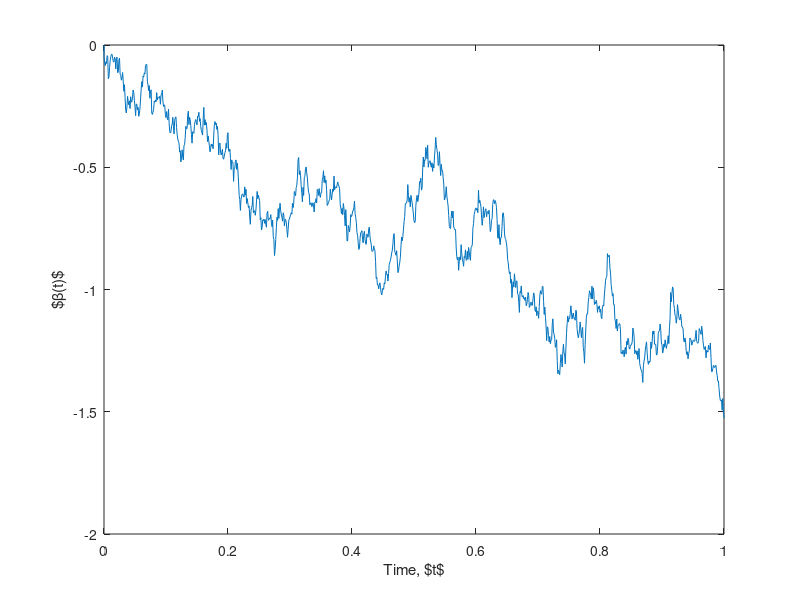

Source code (MATLAB):
%% Figure 4.1: Brownian motion
%
% Copyright: 
%   2018 - Simo Särkkä and Arno Solin
%
% License:
%   This software is provided under the MIT License. See the accompanying 
%   LICENSE file for details.

%% A sketch of Brownian motion

  if exist('rng') % Octave doesn't have rng
      rng(4,'twister');
  else
      randn('state',2);
  end

  figure(1); clf
    T = 0:0.001:1;
    X = randn(size(T));
    plot([0 T],[0 cumsum(X)*sqrt((T(2)-T(1)))]);
    xlabel('Time, $t$'); ylabel('$\beta(t)$')
